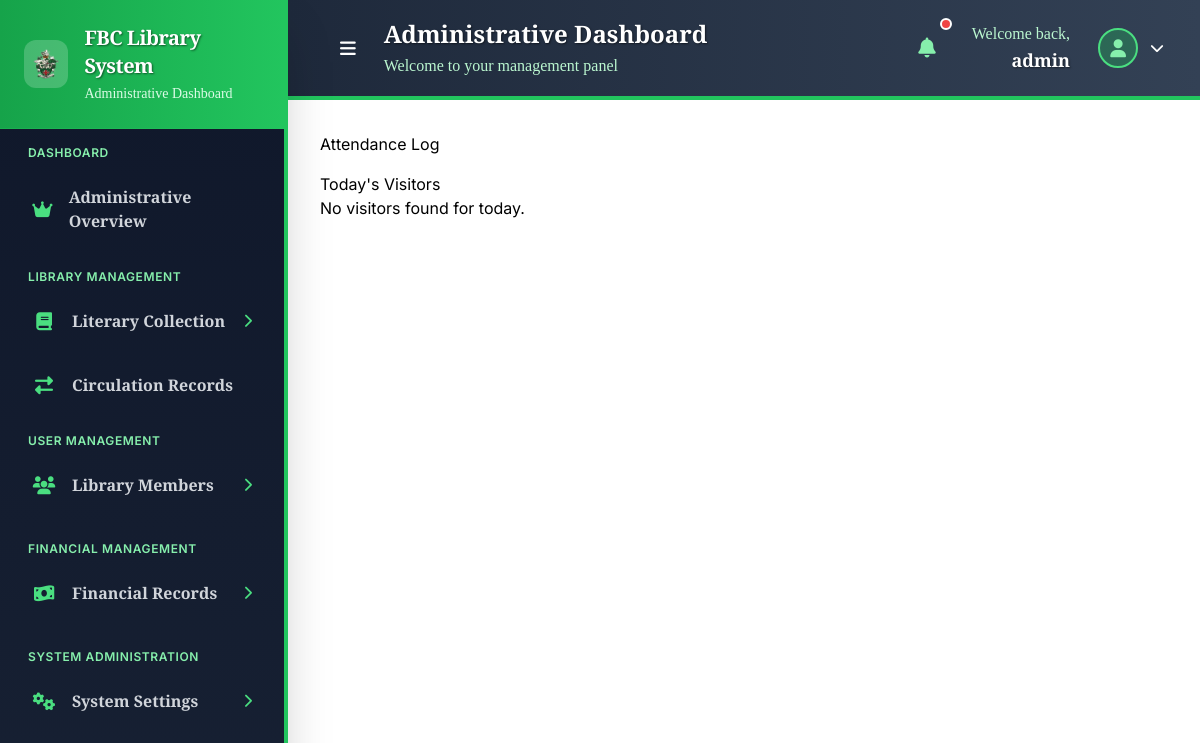
The page /manage/attendance-log/ (signed in) on the database its author committed.
### fbc_users/system_settings.py (models this page shows, shortened)
class SystemSettings(models.Model):
    system_name = models.CharField(max_length=100, default="FBC Library System", help_text="Name of the library system")
    primary_color = models.CharField(max_length=7, default="#00843D", help_text="Hex code for FBC Green or chosen primary color.")
    sidebar_color = models.CharField(max_length=7, default="#28a745", help_text="Color for the sidebar navigation")
    header_color = models.CharField(max_length=7, default="#343a40", help_text="Color for the header navigation")
    footer_color = models.CharField(max_length=7, default="#6c757d", help_text="Color for the footer section")
    favicon = models.ImageField(upload_to='system/', null=True, blank=True, help_text="Site favicon (small icon)")
    logo = models.ImageField(upload_to='system/', null=True, blank=True, help_text="System logo for sidebar and header")
    updated_at = models.DateTimeField(auto_now=True)
    @classmethod
    def get_settings(cls):
        settings = cls.objects.first()
        if not settings:
            settings = cls.objects.create()
        return settings

### fbc_users/models.py (models this page shows, shortened)
class CustomUser(AbstractUser):
    USER_TYPE_CHOICES = (
        ('student', 'Student'),
        ('lecturer', 'Lecturer'),
        ('staff', 'Staff'),
        ('admin', 'Admin'),
    )
    user_type = models.CharField(max_length=10, choices=USER_TYPE_CHOICES)
    university_id = models.CharField(max_length=20, unique=True, null=True, blank=True)
    phone_number = models.CharField(max_length=15, blank=True)
    profile_image = models.ImageField(upload_to='profile_pics/', null=True, blank=True)
    is_suspended = models.BooleanField(default=False)
    is_subscription_active = models.BooleanField(default=False)
    subscription_end_date = models.DateTimeField(null=True, blank=True)
    last_activity = models.DateTimeField(auto_now=True)
    last_library_entry = models.DateTimeField(null=True, blank=True)
    total_library_visits = models.IntegerField(default=0)
    class Meta:
        verbose_name = "User"
        verbose_name_plural = "Users"
        permissions = [
            ("can_suspend_users", "Can suspend users"),
            ("can_manage_ebooks", "Can manage e-books"),
            ("can_view_reports", "Can view reports"),
            ("can_manage_payments", "Can manage payments"),
            ("can_view_attendance", "Can view attendance logs"),
        ]

### fbc_books/views.py (the view)
# urls.py: path('manage/attendance-log/', views.attendance_log, name='attendance_log'),
@login_required
@user_passes_test(is_admin_or_staff)
def attendance_log(request):
    today = timezone.now().date()
    visitors = CustomUser.objects.filter(last_library_entry__date=today)
    context = {
        'visitors': visitors,
        'title': 'Attendance Log'
    }
    return render(request, 'books/attendance_log.html', context)

### fbc_books/views.py (called while the page is built)
def is_admin_or_staff(user):
    return user.is_authenticated and user.user_type in ['admin', 'staff']

### templates/books/attendance_log.html
{% extends "admin/admin_base.html" %}
{% load static %}
{% block content %}
<div class="container-fluid">
    <h1 class="mb-4">Attendance Log</h1>
    <div class="card">
        <div class="card-header">
            <h5 class="mb-0">Today's Visitors</h5>
        </div>
        <div class="card-body">
            {% if visitors %}
            <div class="table-responsive">
                <table class="table table-hover">
                    <thead>
                        <tr>
                            <th>Name</th>
                            <th>Email</th>
                            <th>User Type</th>
                            <th>Entry Time</th>
                        </tr>
                    </thead>
                    <tbody>
                        {% for user in visitors %}
                        <tr>
                            <td>{{ user.get_full_name }}</td>
                            <td>{{ user.email }}</td>
                            <td>{{ user.get_user_type_display }}</td>
                            <td>{{ user.last_library_entry|date:'M d, Y H:i' }}</td>
                        </tr>
                        {% endfor %}
                    </tbody>
                </table>
            </div>
            {% else %}
            <p>No visitors found for today.</p>
            {% endif %}
        </div>
    </div>
</div>
{% endblock %}

### templates/admin/includes/sidebar.html (shortened to what this page needs)
{% load admin_tags %}
<div class="p-6 border-b border-fbc-green-500 border-opacity-30 bg-gradient-to-r from-fbc-green-600 to-fbc-green-500">
    <a href="{% url 'fbc_users:admin_dashboard' %}"
       class="flex items-center text-white hover:text-fbc-green-100 transition-colors duration-300 group">
        <div class="flex items-center justify-center w-12 h-12 rounded-xl bg-white bg-opacity-20 group-hover:bg-opacity-30 transition-all duration-300 mr-4 animate-glow">
            {% if system_logo %}
            <img src="{{ system_logo }}" alt="{{ system_name }}" class="h-8 w-auto">
            {% else %}
            <i class="fas fa-university text-xl text-white"></i>
            {% endif %}
        </div>
        <div>
            <h1 class="text-xl font-serif font-bold tracking-tight text-contrast">{{ system_name|default:"FBC Library" }}</h1>
            <p class="text-sm text-fbc-green-100 mt-1 font-body">
                {% if user.user_type == 'admin' %}
                    Administrative Dashboard
                {% elif user.user_type == 'staff' %}
                    Staff Dashboard
                {% elif user.user_type == 'lecturer' %}
                    Lecturer Dashboard
                {% elif user.user_type == 'student' %}
                    Student Dashboard
                {% endif %}
            </p>
        </div>
    </a>
</div>
<div class="p-4 space-y-6">
    <div class="space-y-2">
        <h3 class="text-xs font-sans font-semibold text-fbc-green-300 uppercase tracking-wider px-3 mb-3">Dashboard</h3>
        {% if user.user_type == 'admin' %}
            <a href="{% url 'fbc_users:admin_dashboard' %}"
               class="flex items-center px-4 py-3 text-gray-300 hover:text-white hover:bg-fbc-green-600 hover:bg-opacity-30 rounded-lg transition-all duration-300 group {% if request.resolver_match.url_name == 'admin_dashboard' %}nav-active{% endif %}">
                <div class="flex items-center justify-center w-6 h-6 mr-4">
                    <i class="fas fa-crown text-lg text-fbc-green-400 group-hover:text-fbc-green-300"></i>
                </div>
                <span class="font-body font-semibold text-base">Administrative Overview</span>
            </a>
        {% endif %}
    </div>
    {% if user.user_type in 'admin,staff' %}
    <div class="space-y-2">
        <h3 class="text-xs font-sans font-semibold text-fbc-green-300 uppercase tracking-wider px-3 mb-3">Library Management</h3>
        <div class="nav-item">
            <button onclick="toggleDropdown(this)"
                    class="flex items-center w-full px-4 py-3 text-gray-300 hover:text-white hover:bg-fbc-green-600 hover:bg-opacity-30 rounded-lg transition-all duration-300 group">
                <div class="flex items-center justify-center w-6 h-6 mr-4">
                    <i class="fas fa-book text-lg text-fbc-green-400 group-hover:text-fbc-green-300"></i>
                </div>
                <span class="font-body font-semibold text-base flex-1 text-left">Literary Collection</span>
                <i class="fas fa-chevron-right text-sm transition-transform duration-300 arrow text-fbc-green-400"></i>
            </button>
        </div>
        <a href="{% url 'fbc_books:manage_borrowings' %}"
           class="flex items-center px-4 py-3 text-gray-300 hover:text-white hover:bg-fbc-green-600 hover:bg-opacity-30 rounded-lg transition-all duration-300 group">
            <div class="flex items-center justify-center w-6 h-6 mr-4">
                <i class="fas fa-exchange-alt text-lg text-fbc-green-400 group-hover:text-fbc-green-300"></i>
            </div>
            <span class="font-body font-semibold text-base">Circulation Records</span>
        </a>
    </div>
    {% endif %}
    {% if user.is_superuser %}
    <div class="space-y-2">
        <h3 class="text-xs font-sans font-semibold text-fbc-green-300 uppercase tracking-wider px-3 mb-3">User Management</h3>
        <div class="nav-item">
            <button onclick="toggleDropdown(this)"
                    class="flex items-center w-full px-4 py-3 text-gray-300 hover:text-white hover:bg-fbc-green-600 hover:bg-opacity-30 rounded-lg transition-all duration-300 group">
                <div class="flex items-center justify-center w-6 h-6 mr-4">
                    <i class="fas fa-users text-lg text-fbc-green-400 group-hover:text-fbc-green-300"></i>
                </div>
                <span class="font-body font-semibold text-base flex-1 text-left">Library Members</span>
                <i class="fas fa-chevron-right text-sm transition-transform duration-300 arrow text-fbc-green-400"></i>
            </button>
        </div>
    </div>
    {% endif %}
    {% if user.user_type in 'admin,staff' %}
    <div class="space-y-2">
        <h3 class="text-xs font-sans font-semibold text-fbc-green-300 uppercase tracking-wider px-3 mb-3">Financial Management</h3>
        <div class="nav-item">
            <button onclick="toggleDropdown(this)"
                    class="flex items-center w-full px-4 py-3 text-gray-300 hover:text-white hover:bg-fbc-green-600 hover:bg-opacity-30 rounded-lg transition-all duration-300 group">
                <div class="flex items-center justify-center w-6 h-6 mr-4">
                    <i class="fas fa-money-bill-wave text-lg text-fbc-green-400 group-hover:text-fbc-green-300"></i>
                </div>
                <span class="font-body font-semibold text-base flex-1 text-left">Financial Records</span>
                <i class="fas fa-chevron-right text-sm transition-transform duration-300 arrow text-fbc-green-400"></i>
            </button>
        </div>
    </div>
    {% endif %}
    {% if request.user.user_type == 'admin' %}
    <div class="space-y-2">
        <h3 class="text-xs font-sans font-semibold text-fbc-green-300 uppercase tracking-wider px-3 mb-3">System Administration</h3>
        <div class="nav-item">
            <button onclick="toggleDropdown(this)"
                    class="flex items-center w-full px-4 py-3 text-gray-300 hover:text-white hover:bg-fbc-green-600 hover:bg-opacity-30 rounded-lg transition-all duration-300 group">
                <div class="flex items-center justify-center w-6 h-6 mr-4">
                    <i class="fas fa-cogs text-lg text-fbc-green-400 group-hover:text-fbc-green-300"></i>
                </div>
                <span class="font-body font-semibold text-base flex-1 text-left">System Settings</span>
                <i class="fas fa-chevron-right text-sm transition-transform duration-300 arrow text-fbc-green-400"></i>
            </button>
        </div>
    </div>
    {% endif %}
</div>

### templates/admin/includes/top_nav.html (shortened to what this page needs)
<header class="shadow-xl border-b-4 border-fbc-green-500 bg-gradient-to-r from-fbc-navy-800 to-fbc-navy-700" id="header">
    <div class="flex items-center justify-between px-6 py-4">
        <div class="flex items-center space-x-4">
            <button class="hidden lg:block p-3 rounded-xl text-white hover:bg-fbc-green-600 hover:bg-opacity-30 transition-all duration-300 sidebar-toggle">
                <i class="fas fa-bars text-lg"></i>
            </button>
            <div class="ml-4">
                <h1 class="text-2xl font-serif font-bold text-white text-contrast">{% block page_title %}
                    {% if user.user_type == 'admin' %}
                        Administrative Dashboard
                    {% elif user.user_type == 'staff' %}
                        Staff Dashboard
                    {% elif user.user_type == 'lecturer' %}
                        Lecturer Dashboard
                    {% elif user.user_type == 'student' %}
                        Student Dashboard
                    {% else %}
                        Library Dashboard
                    {% endif %}
                {% endblock %}</h1>
                <p class="text-base text-fbc-green-200 mt-1 font-body">Welcome to your management panel</p>
            </div>
        </div>
        <div class="flex items-center space-x-6">
            <div class="relative">
                <button class="relative p-3 rounded-xl text-white hover:bg-fbc-green-600 hover:bg-opacity-30 transition-all duration-300">
                    <i class="fas fa-bell text-xl text-fbc-green-300"></i>
                    <span class="absolute -top-1 -right-1 w-3 h-3 bg-red-500 rounded-full animate-pulse border-2 border-white"></span>
                </button>
            </div>
            <div class="flex items-center space-x-4">
                <div class="text-right hidden sm:block">
                    <p class="text-fbc-green-200 text-base font-body">Welcome back,</p>
                    <p class="text-white font-serif font-semibold text-lg text-contrast">{{ user.get_full_name|default:user.username }}</p>
                </div>
                <div class="relative" x-data="{ open: false }">
                    <button @click="open = !open" @click.away="open = false"
                            class="flex items-center space-x-3 p-3 rounded-xl text-white hover:bg-fbc-green-600 hover:bg-opacity-30 transition-all duration-300">
                        <div class="w-10 h-10 bg-fbc-green-500 bg-opacity-30 rounded-full flex items-center justify-center border-2 border-fbc-green-400">
                            <i class="fas fa-user text-lg text-fbc-green-300"></i>
                        </div>
                        <i class="fas fa-chevron-down text-sm transition-transform duration-300"
                           :class="{ 'rotate-180': open }"></i>
                    </button>
                </div>
            </div>
        </div>
    </div>
</header>

### templates/admin/admin_base.html (style rules this page uses)
:root { --fbc-green: #22c55e; --fbc-green-dark: #16a34a; --fbc-green-light: #4ade80; --fbc-navy: #0f172a; --fbc-navy-light: #1e293b; --fbc-gray: #64748b; }
.font-serif { font-family: 'Playfair Display', serif; }
.font-body { font-family: 'Crimson Text', serif; }
.font-sans { font-family: 'Inter', sans-serif; }
.text-contrast { text-shadow: 1px 1px 2px rgba(0, 0, 0, 0.5); }

### rows shown on the page
SystemSettings: system_name "FBC Library System"
CustomUser: get_full_name "admin"
